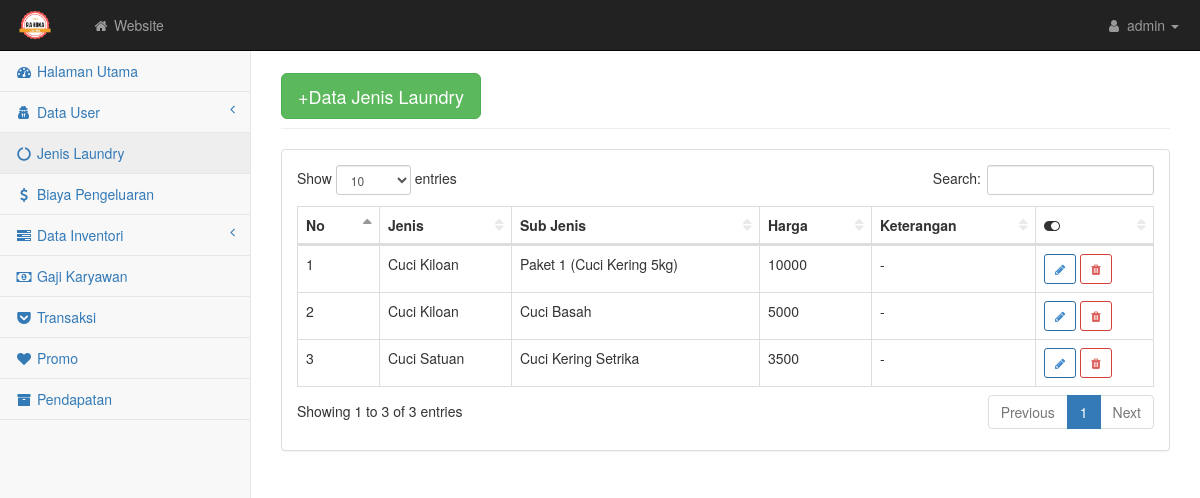
The page /admin/jenis.php on the database as committed earlier.
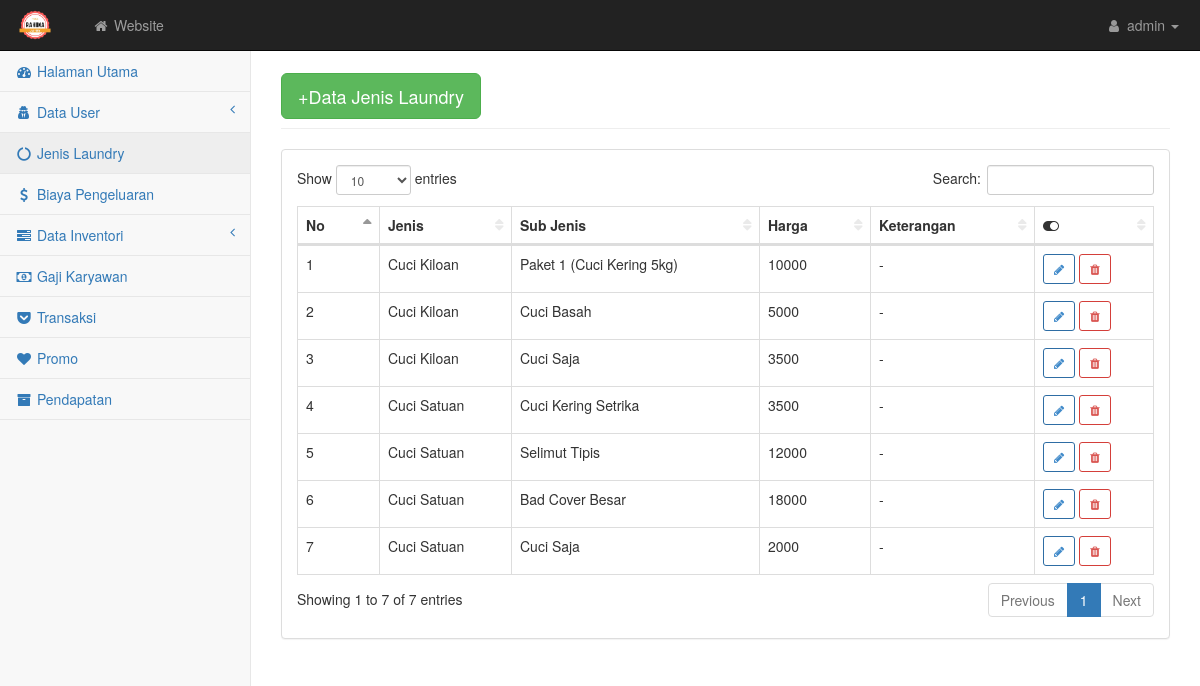
The same page on the database as committed later.
### tables this page shows
CREATE TABLE `jenis` (
  `idjenis` int(5) NOT NULL,
  `jenis` enum('Cuci Kiloan','Cuci Satuan') NOT NULL,
  `subjenis` varchar(50) NOT NULL,
  `harga` float NOT NULL,
  `ket` text NOT NULL
);

### admin/jenis.php (the view)
<?php require('atas.php') ?>
<div id="page-wrapper">
    <div class="container-fluid">
        <div class="row">
            <div class="col-lg-12">
                <h1 class="page-header"><button class="btn btn-success btn-lg"><a href="jenis_input.php" style="color: white; text-decoration: none">+Data Jenis Laundry</a></button></h1>
            </div>
        </div>
        <div class="row">
            <div class="col-lg-12">
                <div class="panel panel-default">
                    <div class="panel-body">
                        <div class="table-responsive">
                            <table class="table table-bordered table-hover" id="dataTables-example">
                                <thead class="success">
                                    <tr>
                                        <th>No</th>
                                        <th>Jenis</th>
                                        <th>Sub Jenis</th>
                                        <th>Harga</th>
                                        <th>Keterangan</th>
                                        <th><i class="fa fa-toggle-on"></i></th>
                                    </tr>
                                </thead>
                                <tbody>
                                    <?php $no=1; $query = mysqli_query($kon, "SELECT * FROM jenis ORDER BY jenis ASC");
                                        while($data = mysqli_fetch_array($query)){ ?>
                                            <tr class="odd gradeX">
                                                    <td><?= $no++; ?></td>
                                                    <td><?= $data['jenis'] ?></td>
                                                    <td><?= $data['subjenis'] ?></td>
                                                    <td><?= $data['harga'] ?></td>
                                                    <td><?= $data['ket'] ?></td>
                                                    <td>
                                                        <a href="jenis_edit.php?idjenis=<?php echo $data['idjenis']; ?>" class="btn btn-outline btn-primary btn-sm"><i class="fa fa-pencil"></i></a>
                                                        <a href="delete.php?idjenis=<?php echo $data['idjenis'] ?>" class="btn btn-outline btn-danger btn-sm"><i class="fa fa-trash"></i></a>
                                                    </td>
                                                </tr>
                                        <?php } ?>
                                </tbody>
                            </table>
                        </div>
                    </div>
                </div>
            </div>
        </div>
    </div>
</div>
    </div>
<?php require('bawah.php') ?>

Rows that differ between the two databases and show on the page:
added jenis: jenis "Cuci Kiloan", subjenis "Cuci Saja", harga "3500", ket "-"
added jenis: jenis "Cuci Satuan", subjenis "Selimut Tipis", harga "12000", ket "-"
added jenis: jenis "Cuci Satuan", subjenis "Bad Cover Besar", harga "18000", ket "-"
added jenis: jenis "Cuci Satuan", subjenis "Cuci Saja", harga "2000", ket "-"
Other text that changed with them:
text written by a page script: "Show entries Search: Showing 1 to 3 of 3 entries Previous 1 Next" → "Show entries Search: Showing 1 to 7 of 7 entries Previous 1 Next"
